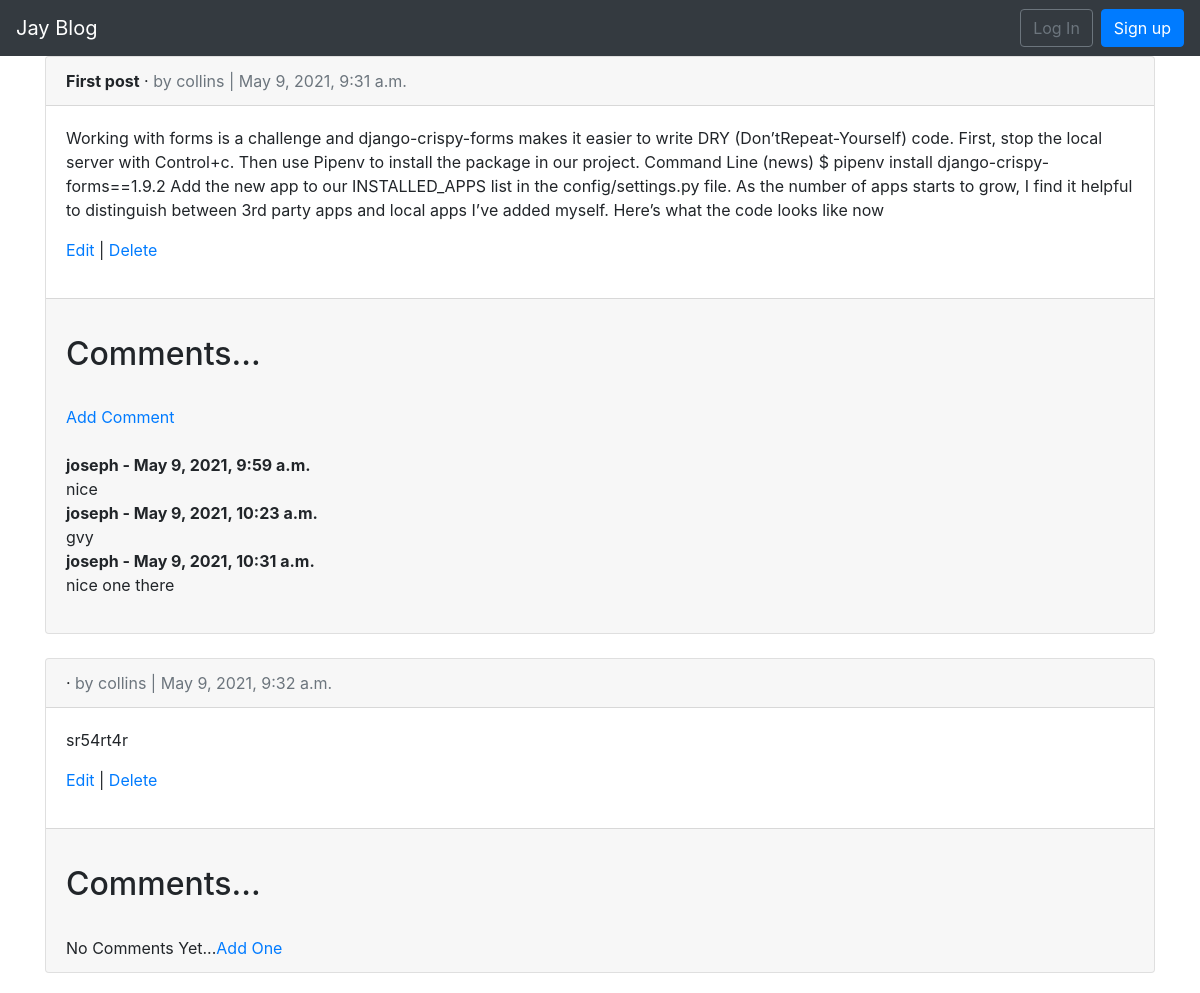
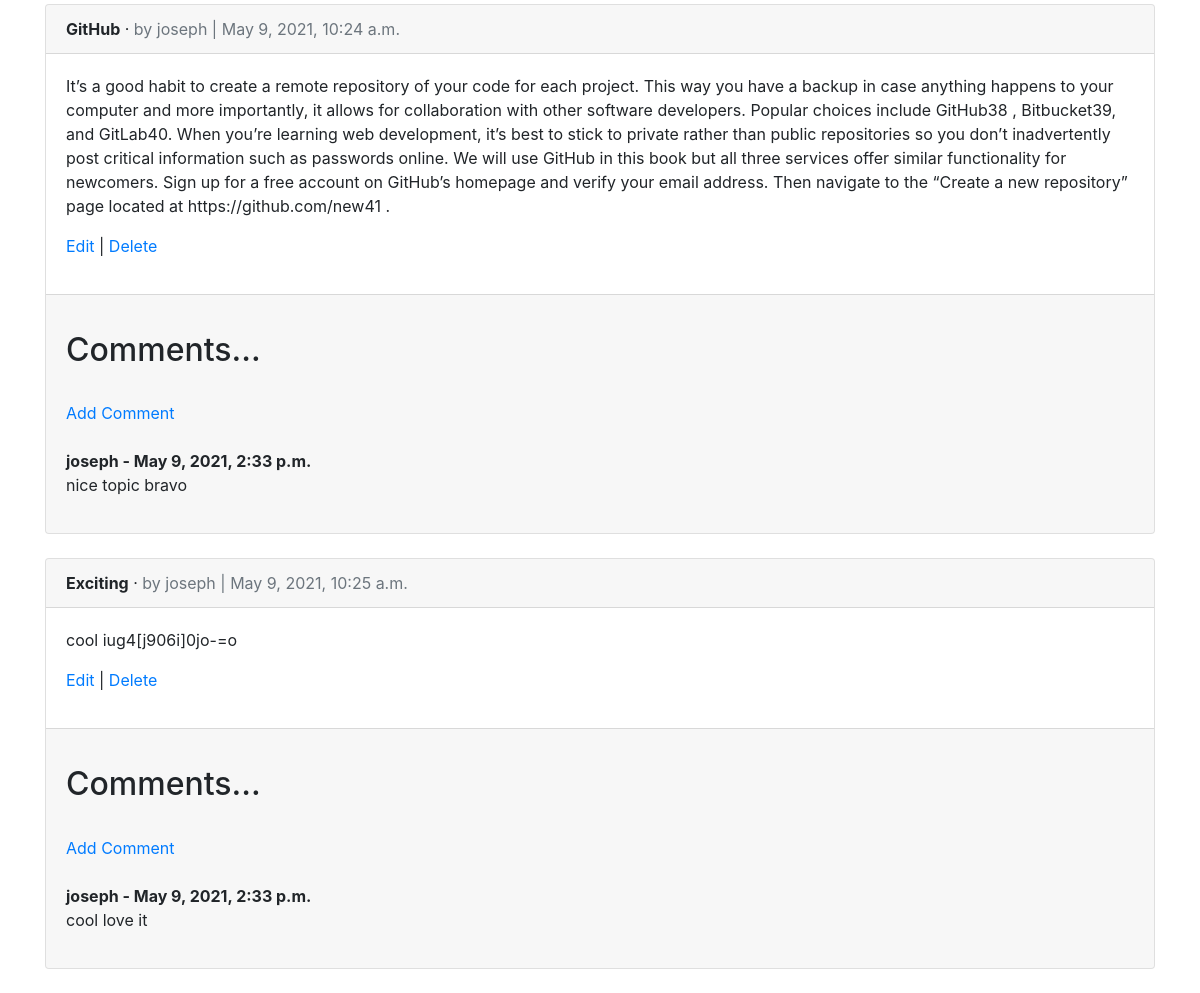
Screenshot of /blog/ with the database file from the repository (2 pictures, top to bottom).
### blog/models.py (models this page shows, shortened)
class Article(models.Model):
    title = models.CharField(max_length=255)
    body = models.TextField()
    date = models.DateTimeField(auto_now_add=True)
    author = models.ForeignKey(
    get_user_model(),
    on_delete=models.CASCADE,
    )

class Comment(models.Model):
    article = models.ForeignKey(Article, related_name="comments", on_delete=models.CASCADE)
    author = models.ForeignKey(get_user_model(), on_delete=models.CASCADE)
    body = models.TextField()
    date = models.DateTimeField(auto_now_add=True)

### accounts/models.py (models this page shows)
class CustomUser(AbstractUser):
    age = models.PositiveIntegerField(null=True, blank=True)

### blog/views.py (the view)
class ArticleListView(ListView):
    model = Article
    template_name = 'article_list.html'

### templates/article_list.html (shortened to what this page needs)
{% extends 'base.html' %}
{% block content %}
    {% for article in object_list %}
        <div class="card">
            <div class="card-header">
                <span class="font-weight-bold">{{ article.title }}</span> &middot;
                <span class="text-muted">by {{ article.author }} | {{ article.date }}</span>
            </div>
        <div class="card-body">
            <p>{{ article.body }}</p> <a href="{% url 'article_edit' article.pk %}">Edit</a> |
            <a href="{% url 'article_delete' article.pk %}">Delete</a></p>
        </div>
        <div class="card-footer">
    <br/>
    <h2>Comments...</h2>
    <br/>
    {% if not article.comments.all %}
        No Comments Yet...<a href="{% url 'add_comment' article.pk %}" >Add One</a>
    {% else %}
    <a href="{% url 'add_comment' article.pk %}">Add Comment</a>
    <br/><br/>
        {% for comment in article.comments.all %}
        <strong>
            {{ comment.author }} -
            {{ comment.date }}
        </strong>
        <br/>
        {{ comment.body }}
        <br/>
        {% endfor %}
    {% endif %}
    <br/>
            </div>
            </div>
            <br />
    {% endfor %}
{% endblock content %}

### templates/base.html (shortened to what this page needs)
{% load static %}
<!DOCTYPE html>
<html>
<head>
  <link rel="stylesheet" href="https://stackpath.bootstrapcdn.com/bootstrap/4.5.0/css/bootstrap.min.css">
</head>
<body>
  <nav class="navbar navbar-expand-lg navbar-dark bg-dark">
    <a class="navbar-brand" href="{% url 'home' %}">Jay Blog</a>
    <div class="collapse navbar-collapse" id="navbarSupportedContent">
      {% if user.is_authenticated %}
        <ul class="navbar-nav ml-auto">
          <li class="nav-item">
            <a class="nav-link dropdown-toggle" href="#" id="navbarDropdown" role="button" data-toggle="dropdown" aria-haspopup="true" aria-expanded="false">
              {{ user.username }}
            </a>
            <a href="{% url 'article_new' %}">+ Add New Post </a>
            <div class="dropdown-menu dropdown-menu-lg-right" aria-labelledby="navbarDropdown">
              <a class="dropdown-item"
              href="{% url 'password_change'%}">Change password</a>
              <div class="dropdown-divider"></div>
              <a class="dropdown-item" href="{% url 'logout' %}">
              Log Out</a>
            </div>
          </li>
        </ul>
      {% else %}
        <form class="form-inline ml-auto">
          <a href="{% url 'login' %}" class="btn btn-outline-secondary">
          Log In</a>
          <a href="{% url 'signup' %}" class="btn btn-primary ml-2">
          Sign up</a>
        </form>
      {% endif %}
    </div>
  </nav>
  <main>
    <div class="container">
      {% block content %}
      {% endblock content %}
    </div>
  </main>
</body>
</html>

### rows the page displays
Article: title "First post", author "collins", date "May 9, 2021, 9:31 a.m.", body "Working with forms is a challenge and django-crispy-forms makes it easier to write DRY (Don’t\u0002Repeat-Yourself) code. First, stop the local server with Control+c. Then use Pipenv to install the package in our project. Command Line (news) $ pipenv install django-crispy-forms==1.9.2 Add the new app to our INSTALLED_APPS list in the config/settings.py file. As the number of apps starts to grow, I find it helpful to distinguish between 3rd party apps and local apps I’ve added myself. Here’s what the code looks like now"
Comment: author "joseph", date "May 9, 2021, 9:59 a.m.", body "nice"
Comment: author "joseph", date "May 9, 2021, 10:23 a.m.", body "gvy"
Comment: author "joseph", date "May 9, 2021, 10:31 a.m.", body "nice one there"
Article: author "collins", date "May 9, 2021, 9:32 a.m.", body "sr54rt4r", shows "No Comments Yet..."
Article: title "GitHub", author "joseph", date "May 9, 2021, 10:24 a.m.", body "It’s a good habit to create a remote repository of your code for each project. This way you have a backup in case anything happens to your computer and more importantly, it allows for collaboration with other software developers. Popular choices include GitHub38 , Bitbucket39, and GitLab40. When you’re learning web development, it’s best to stick to private rather than public repositories so you don’t inadvertently post critical information such as passwords online. We will use GitHub in this book but all three services offer similar functionality for newcomers. Sign up for a free account on GitHub’s homepage and verify your email address. Then navigate to the “Create a new repository” page…"
Comment: author "joseph", date "May 9, 2021, 2:33 p.m.", body "nice topic bravo"
Article: title "Exciting", author "joseph", date "May 9, 2021, 10:25 a.m.", body "cool iug4[j906i]0jo-=o"
Comment: author "joseph", date "May 9, 2021, 2:33 p.m.", body "cool love it"
